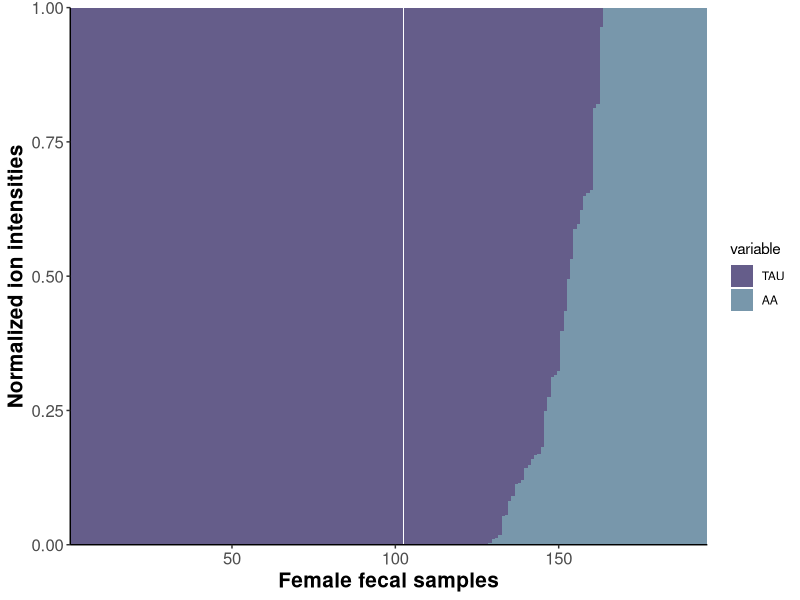
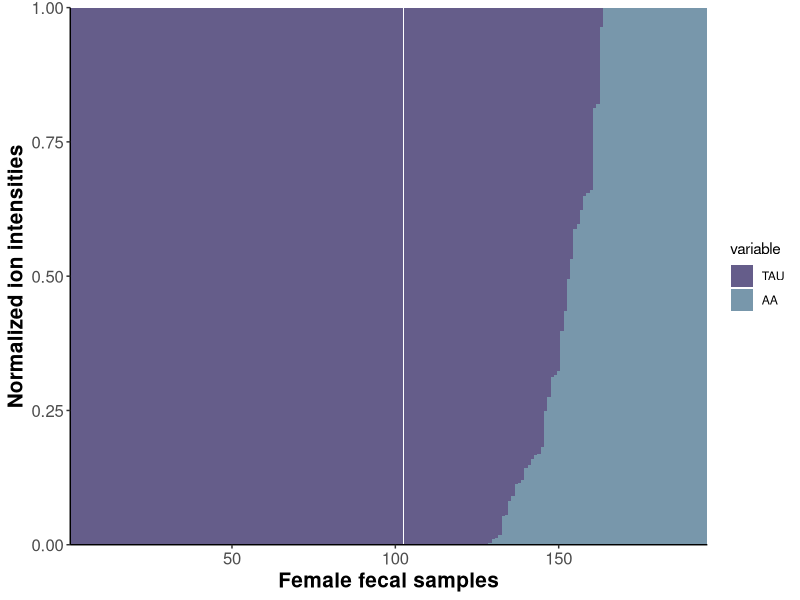
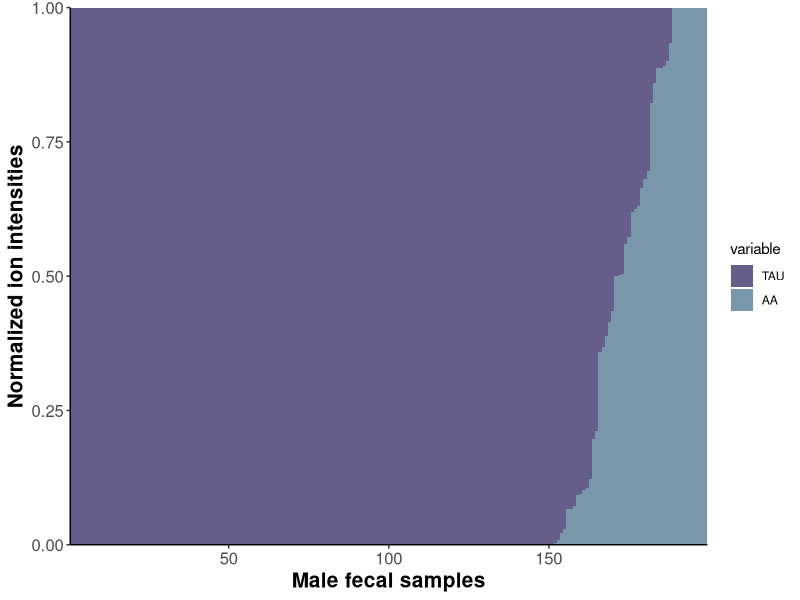
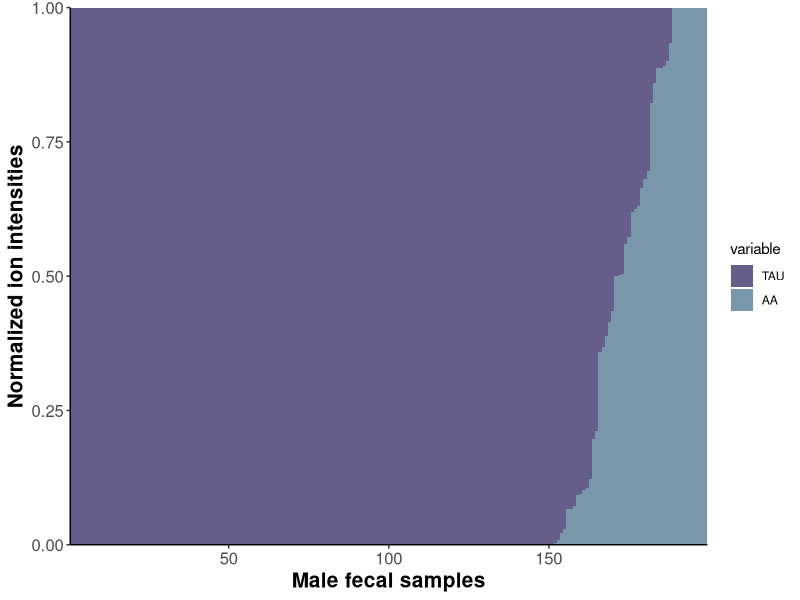

The R script that drew these images, in order:
setwd("D:/Gastro_review/Fig_BA profile across individuals/All_files_TvsAA")

##Female feces##
df_merge_norm<- read.csv("Fe_feces.csv", sep =",", quote = "\"") #manually replaces NA with 0 and added the column of PlotOrder
library(data.table)
setDT(df_merge_norm)
mergedatalong<-melt(df_merge_norm, id.vars=c("PlotOrder"), varibale.name = "BA", value.name = "TIC") #changing the data from wide to long table form required for stacked bar chart
library(tibble)
mergedtalong_tibble<-as_tibble(mergedatalong) #converting to tibble data type required for ggplot2
library(ggplot2)
png("Fe_feces_TvsAA.png")
ggplot() + geom_bar(aes(y= TIC, x = PlotOrder, fill = variable), data = mergedatalong, stat = "identity", width = 1) + scale_fill_manual(values = c("#655D8A","#7897AB")) + theme_classic() + scale_y_continuous(expand=c(0, 0)) + scale_x_continuous(expand=c(0, 0)) + labs(y="Normalized ion intensities", x="Female fecal samples") + theme(axis.text=element_text(size=12), axis.title=element_text(size=15,face="bold"))
dev.off()
svg("Fe_feces_TvsAA.svg")
ggplot() + geom_bar(aes(y= TIC, x = PlotOrder, fill = variable), data = mergedatalong, stat = "identity", width = 1) + scale_fill_manual(values = c("#655D8A","#7897AB")) + theme_classic() + scale_y_continuous(expand=c(0, 0)) + scale_x_continuous(expand=c(0, 0)) + labs(y="Normalized ion intensities", x="Female fecal samples") + theme(axis.text=element_text(size=12), axis.title=element_text(size=15,face="bold"))
dev.off()


##Male feces##
df_merge_norm<- read.csv("Ma_feces.csv", sep =",", quote = "\"") #manually replaces NA with 0 and added the column of PlotOrder
library(data.table)
setDT(df_merge_norm)
mergedatalong<-melt(df_merge_norm, id.vars=c("PlotOrder"), varibale.name = "BA", value.name = "TIC") #changing the data from wide to long table form required for stacked bar chart
library(tibble)
mergedtalong_tibble<-as_tibble(mergedatalong) #converting to tibble data type required for ggplot2
library(ggplot2)
png("Ma_feces_TvsAA.png")
ggplot() + geom_bar(aes(y= TIC, x = PlotOrder, fill = variable), data = mergedatalong, stat = "identity", width = 1) + scale_fill_manual(values = c("#655D8A","#7897AB")) + theme_classic() + scale_y_continuous(expand=c(0, 0)) + scale_x_continuous(expand=c(0, 0)) + labs(y="Normalized ion intensities", x="Male fecal samples") + theme(axis.text=element_text(size=12), axis.title=element_text(size=15,face="bold"))
dev.off()
svg("Ma_feces_TvsAA.svg")
ggplot() + geom_bar(aes(y= TIC, x = PlotOrder, fill = variable), data = mergedatalong, stat = "identity", width = 1) + scale_fill_manual(values = c("#655D8A","#7897AB")) + theme_classic() + scale_y_continuous(expand=c(0, 0)) + scale_x_continuous(expand=c(0, 0)) + labs(y="Normalized ion intensities", x="Male fecal samples") + theme(axis.text=element_text(size=12), axis.title=element_text(size=15,face="bold"))
dev.off()
